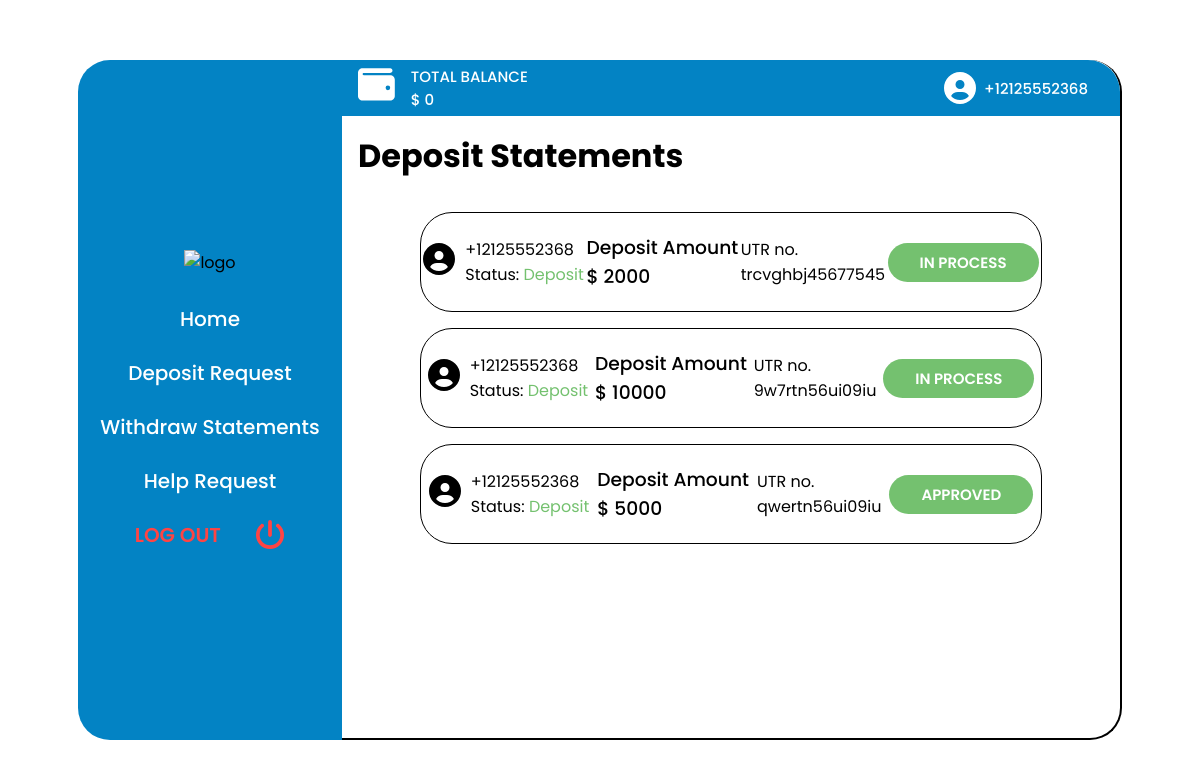
Before: /diamond/depositStatements (signed in) with the older database file.
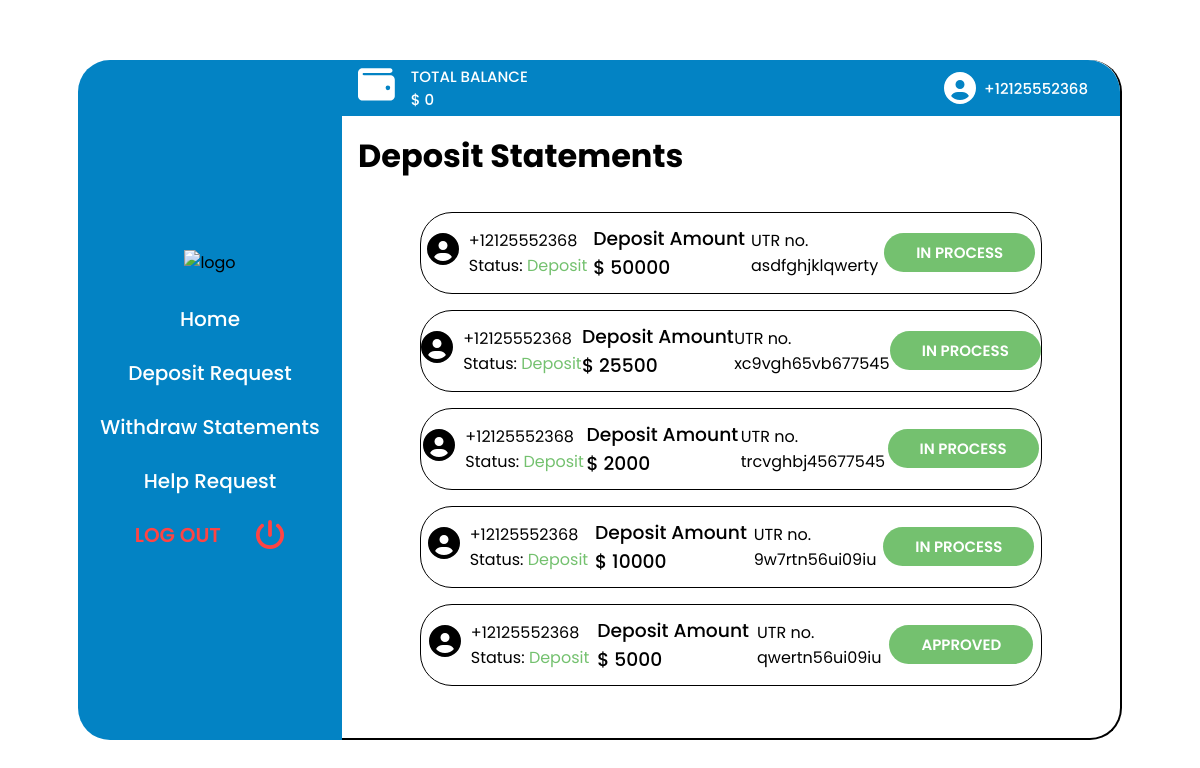
After: the same page with the newer database file.
### diamond/models.py (models this page shows, shortened)
class User(AbstractBaseUser, PermissionsMixin):
    phone_number = PhoneNumberField(validators=[phone_validator], unique=True)
    balance = models.IntegerField(default=0, null=False)
    is_active = models.BooleanField(default=True)
    is_admin = models.BooleanField(default=False)
    created = models.DateTimeField(default=datetime.now())
    objects = CustomUserManager()
    USERNAME_FIELD = 'phone_number'
    REQUIRED_FIELDS = []

class Depositstatement(models.Model):
    user = models.ForeignKey(User, on_delete=models.CASCADE)
    amount = models.IntegerField(default=0)
    utrno = models.CharField(default="", max_length=100)
    created_at = models.DateTimeField(
        auto_now_add=True)
    status = models.CharField(
        max_length=20,
        choices=STATUS_CHOICES,
        default="IN PROCESS"
    )

### diamond/views.py (the view)
# urls.py: path('depositStatements', views.depositStatements, name="depositstatements"),
@login_required(login_url='login')
def depositStatements(request):
    user = request.user
    phone_number = f"{user.phone_number}"
    balance = user.balance
    deposit_statements = list(Depositstatement.objects.filter(
        user=user).order_by('-created_at'))
    content = {
        "phone_number": phone_number,
        "balance": balance,
        "deposit_statements": deposit_statements,
    }
    return render(request, "diamond/depositStatements.html", content)

### diamond/templates/diamond/depositStatements.html (shortened to what this page needs)
{% load static %}
<!DOCTYPE html>
<html lang="en">
<head>
    <link rel="stylesheet" href="{% static '/home_style.css' %}">
</head>
<body>
    <div class="home__main">
        <div class="nav__master">
            <div class="home__nav nav-bar">
                <div class="home__nav__img">
                    <img src="https://dzm0kbaskt4pv.cloudfront.net/v11/static/themes/diamondexch9.com/front/logo.png"
                        alt="logo">
                </div>
                <div>
                    <ul class="menu_main">
                        <li class="menu__item"><a href="{% url 'home' %}">Home</a></li>
                        <li class="menu__item"><a href="{% url 'deposit' %}">Deposit Request</a></li>
                        <li class="menu__item"><a href="{% url 'withdrawstatements' %}">Withdraw Statements</a></li>
                        <li class="menu__item"><a href="#">Help Request</a></li>
                        <li class="menu__item"><a href="{% url 'logout' %}"><span>LOG OUT</span></a></li>
                    </ul>
                </div>
            </div>
        </div>
        <div class="deposit__section__master">
            <nav class="home__information-amount">
                <div class="total-balance">
                    <div class="wallet__svg">
                    </div>
                    <div class="amount">
                        <h3>TOTAL BALANCE</h3>
                        <h3>$ <span>{{balance}}</span></h3>
                    </div>
                </div>
                <div class="account__detail">
                    <h3>{{phone_number}}</h3>
                </div>
            </nav>
            <div class="deposit__statment__section">
                <div class="deposit__heading">
                    <h3>Deposit Statements</h3>
                </div>
                <div class="deposit__recipt__master">
                    {% if deposit_statements|length > 0 %}
                    {% for ds in deposit_statements %}
                    <div class="deposit__list">
                        <div class="deposit__account">
                            <div class="deposit__amount__img">
                            </div>
                            <div class="deposit__no__status">
                                <p>{{ ds.user.phone_number }}</p>
                                <p class="deposit__status">Status: <span>Deposit</span></p>
                            </div>
                        </div>
                        <div class="deposit__amount">
                            <h3>Deposit Amount</h3>
                            <h3>$ <span>{{ds.amount}}</span></h3>
                        </div>
                        <div class="deposit__utr">
                            <span>UTR no.</span>
                            <span>{{ ds.utrno }}</span>
                        </div>
                        <div class="deposit__request__button">
                            <button>{{ ds.status }}</button>
                        </div>
                    </div>
                    {% endfor %}
                    {% endif %}
                </div>
            </div>
        </div>
</body>
</html>

### diamond/static/home_style.css (style rules this page uses)
* { margin: 0; padding: 0; box-sizing: border-box; font-family: "Poppins", sans-serif; }
:root { --primary: #0383c4; --deposit: #74c16f; --withdraw: #647fea; --password: #ef8c19; --whatsapp: #4bc658; --primary-back: linear-gradient(var(--primary), #034c70); }
.home__main { display: flex; flex-direction: row; align-items: center; justify-content: center; width: 100%; height: 100vh; }
.nav__master { width: 22%; height: 85vh; background-color: rgb(255, 255, 255); transition: 1s; }
.home__nav { display: flex; flex-direction: column; justify-content: space-between; position: relative; width: 100%; height: 100%; gap: 1rem; top: 50%; transform: translateY(-50%); background-color: var(--primary); border-top-left-radius: 2rem; border-bottom-left-radius: 2rem; align-items: center; justify-content: center; }
.menu_main { margin-top: 0.825rem; display: flex; flex-direction: column; text-align: center; gap: 1.5rem; }
.menu__item:nth-child(5) a { display: flex; align-items: center; justify-content: space-evenly; color: rgb(255, 68, 68); font-weight: 600; }
.menu__item:nth-child(5) a svg { fill: rgb(255, 68, 68); }
.menu__item { text-decoration: none; cursor: pointer; list-style: none; transition: 1s; border-radius: 2rem; }
.menu__item a { text-decoration: none; border-radius: 2rem; font-size: 20px; font-weight: 500; color: #fff; transition: 0.5s; }
.deposit__section__master { height: 85vh; width: 65%; background-color: #fff; top: 50%; border-top-right-radius: 2rem; border-bottom-right-radius: 2rem; border-bottom: 2px solid black; border-right: 2px solid black; }
.deposit__section__master nav { top: 0; width: 100%; background-color: var(--primary); height: 3.5rem; border-top-right-radius: 2rem; }
.home__information-amount { display: flex; justify-content: space-between; align-items: center; }
.total-balance { display: flex; align-items: center; margin: 0 2rem 0 1rem; }
.total-balance h3 { color: #fff; font-weight: 500; font-size: 15px; }
.wallet__svg { fill: #fff; }
.amount { margin: 0 2rem 0 1rem; display: inline-block; }
.account__detail { display: flex; margin: 0 2rem 0 1rem; gap: 0.5rem; align-items: center; }
.account__detail svg { fill: #fff; }
.account__detail h3 { color: #fff; font-weight: 500; font-size: 15px; }
.amount h3 { color: #fff; font-weight: 500; font-size: 15px; }
.deposit__statment__section { width: 100%; height: 85%; }
.deposit__heading h3 { font-size: 2em; margin: 1rem; }
.deposit__list { transform-origin: top; margin-top: 1rem; display: flex; justify-content: space-evenly; align-items: center; width: 80%; height: 100px; background: #fff; border-radius: 2rem; border: 1px solid black; }
.deposit__account { display: flex; align-items: center; gap: 10px; }
.deposit__no__status { display: flex; flex-direction: column; align-items: start; }
.deposit__status span { color: var(--deposit); }
.deposit__amount h3 { font-weight: 500; }
.deposit__recipt__master { display: flex; flex-direction: column; align-items: center; height: 85%; overflow: auto; }
.deposit__utr { display: flex; flex-direction: column; }
.deposit__request__button button { cursor: pointer; height: 50%; width: 100%; padding: 0.5rem 2rem 0.5rem 2rem; border-radius: 2rem; outline: none; border: none; font-size: 15px; background: var(--deposit); color: #fff; font-weight: 600; }
a { text-decoration: none; }

Changed rows visible on the page:
added Depositstatement: user.phone_number "+12125552368", amount "50000", utrno "asdfghjklqwerty", status "IN PROCESS"
added Depositstatement: user.phone_number "+12125552368", amount "25500", utrno "xc9vgh65vb677545", status "IN PROCESS"
